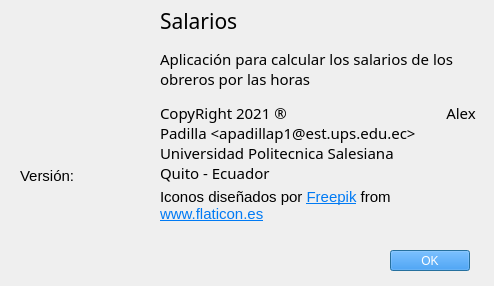
<?xml version="1.0" encoding="UTF-8"?>
<ui version="4.0">
 <class>Acerca</class>
 <widget class="QDialog" name="Acerca">
  <property name="windowModality">
   <enum>Qt::NonModal</enum>
  </property>
  <property name="geometry">
   <rect>
    <x>0</x>
    <y>0</y>
    <width>494</width>
    <height>286</height>
   </rect>
  </property>
  <property name="minimumSize">
   <size>
    <width>494</width>
    <height>286</height>
   </size>
  </property>
  <property name="maximumSize">
   <size>
    <width>494</width>
    <height>286</height>
   </size>
  </property>
  <property name="windowTitle">
   <string>Acerca de</string>
  </property>
  <property name="windowIcon">
   <iconset resource="Recursos/Recursos.qrc">
    <normaloff>:/imagenes/informacion.png</normaloff>:/imagenes/informacion.png</iconset>
  </property>
  <property name="accessibleDescription">
   <string/>
  </property>
  <property name="modal">
   <bool>false</bool>
  </property>
  <widget class="QLabel" name="label">
   <property name="geometry">
    <rect>
     <x>160</x>
     <y>0</y>
     <width>321</width>
     <height>191</height>
    </rect>
   </property>
   <property name="font">
    <font>
     <family>Book Antiqua</family>
     <pointsize>12</pointsize>
    </font>
   </property>
   <property name="text">
    <string>&lt;!DOCTYPE HTML PUBLIC &quot;-//W3C//DTD HTML 4.0//EN&quot; &quot;http://www.w3.org/TR/REC-html40/strict.dtd&quot;&gt;
&lt;html&gt;&lt;head&gt;&lt;meta name=&quot;qrichtext&quot; content=&quot;1&quot; /&gt;&lt;style type=&quot;text/css&quot;&gt;
p, li { white-space: pre-wrap; }
&lt;/style&gt;&lt;/head&gt;&lt;body style=&quot; font-family:'MS Shell Dlg 2'; font-size:8pt; font-weight:400; font-style:normal;&quot;&gt;
&lt;p style=&quot; margin-top:12px; margin-bottom:12px; margin-left:0px; margin-right:0px; -qt-block-indent:0; text-indent:0px;&quot;&gt;&lt;span style=&quot; font-size:16pt;&quot;&gt;Salarios&lt;/span&gt;&lt;/p&gt;
&lt;p style=&quot; margin-top:12px; margin-bottom:12px; margin-left:0px; margin-right:0px; -qt-block-indent:0; text-indent:0px;&quot;&gt;&lt;span style=&quot; font-size:11pt;&quot;&gt;Aplicación para calcular los salarios de los obreros por las horas&lt;/span&gt;&lt;/p&gt;
&lt;p style=&quot; margin-top:12px; margin-bottom:12px; margin-left:0px; margin-right:0px; -qt-block-indent:0; text-indent:0px;&quot;&gt;&lt;span style=&quot; font-size:11pt;&quot;&gt;CopyRight 2021 ®                                         Alex Padilla &amp;lt;apadillap1@est.ups.edu.ec&amp;gt;                          Universidad Politecnica Salesiana                                       Quito - Ecuador&lt;/span&gt;&lt;/p&gt;&lt;/body&gt;&lt;/html&gt;</string>
   </property>
   <property name="scaledContents">
    <bool>false</bool>
   </property>
   <property name="wordWrap">
    <bool>true</bool>
   </property>
  </widget>
  <widget class="QLabel" name="label_2">
   <property name="geometry">
    <rect>
     <x>160</x>
     <y>180</y>
     <width>321</width>
     <height>51</height>
    </rect>
   </property>
   <property name="text">
    <string>&lt;html&gt;&lt;head/&gt;&lt;body&gt;&lt;p&gt;&lt;span style=&quot; font-size:11pt;&quot;&gt;Iconos diseñados por &lt;/span&gt;&lt;a href=&quot;https://www.freepik.com&quot;&gt;&lt;span style=&quot; font-size:11pt; text-decoration: underline; color:#007af4;&quot;&gt;Freepik&lt;/span&gt;&lt;/a&gt;&lt;span style=&quot; font-size:11pt;&quot;&gt; from &lt;/span&gt;&lt;a href=&quot;https://www.flaticon.es/&quot;&gt;&lt;span style=&quot; font-size:11pt; text-decoration: underline; color:#007af4;&quot;&gt;www.flaticon.es&lt;/span&gt;&lt;/a&gt;&lt;/p&gt;&lt;/body&gt;&lt;/html&gt;</string>
   </property>
   <property name="wordWrap">
    <bool>true</bool>
   </property>
  </widget>
  <widget class="QWidget" name="widget" native="true">
   <property name="geometry">
    <rect>
     <x>0</x>
     <y>50</y>
     <width>141</width>
     <height>101</height>
    </rect>
   </property>
   <property name="autoFillBackground">
    <bool>false</bool>
   </property>
   <property name="styleSheet">
    <string notr="true">image: url(:/imagenes/salario.png);</string>
   </property>
  </widget>
  <widget class="QPushButton" name="pushButton">
   <property name="geometry">
    <rect>
     <x>390</x>
     <y>250</y>
     <width>80</width>
     <height>21</height>
    </rect>
   </property>
   <property name="styleSheet">
    <string notr="true">background-color: rgb(6, 129, 250);
color: rgb(255, 255, 255);</string>
   </property>
   <property name="inputMethodHints">
    <set>Qt::ImhNone</set>
   </property>
   <property name="text">
    <string>OK</string>
   </property>
  </widget>
  <widget class="QLabel" name="outVersion">
   <property name="geometry">
    <rect>
     <x>20</x>
     <y>160</y>
     <width>121</width>
     <height>31</height>
    </rect>
   </property>
   <property name="font">
    <font>
     <pointsize>11</pointsize>
    </font>
   </property>
   <property name="text">
    <string>Versión:</string>
   </property>
  </widget>
 </widget>
 <resources>
  <include location="Recursos/Recursos.qrc"/>
 </resources>
 <connections/>
</ui>
